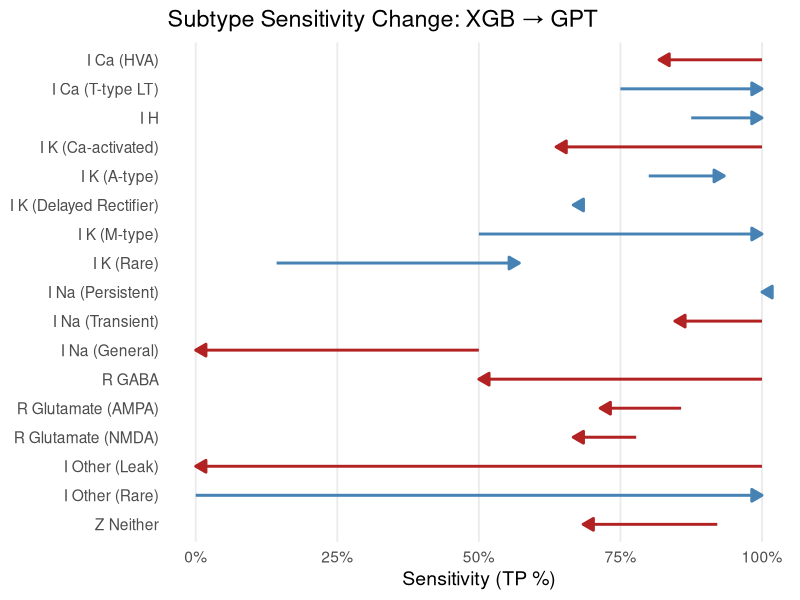
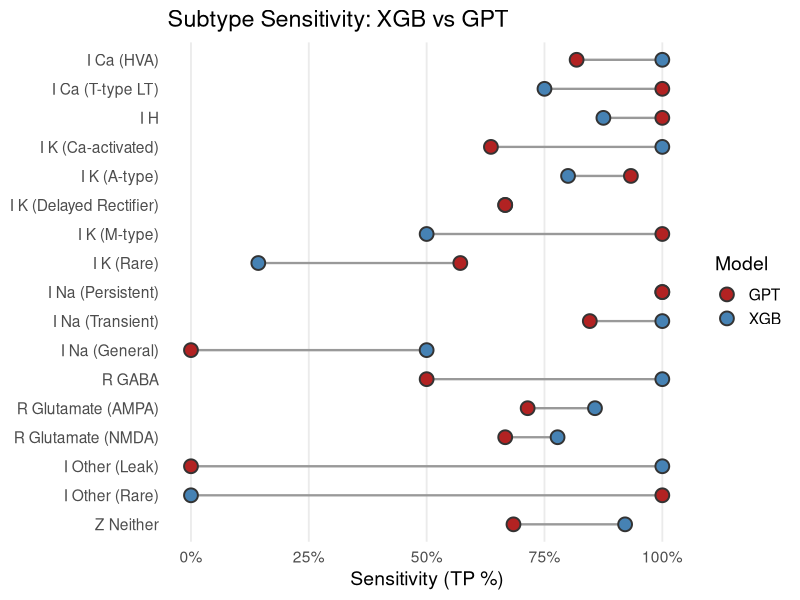
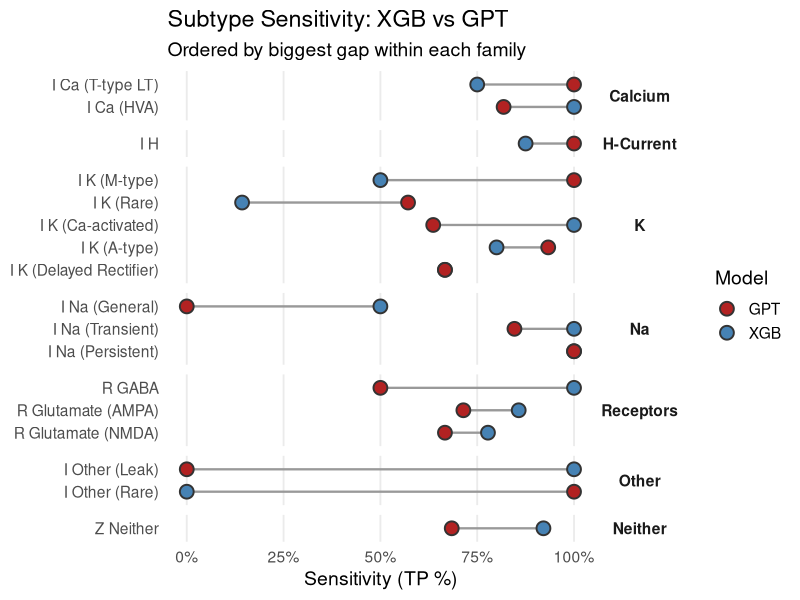
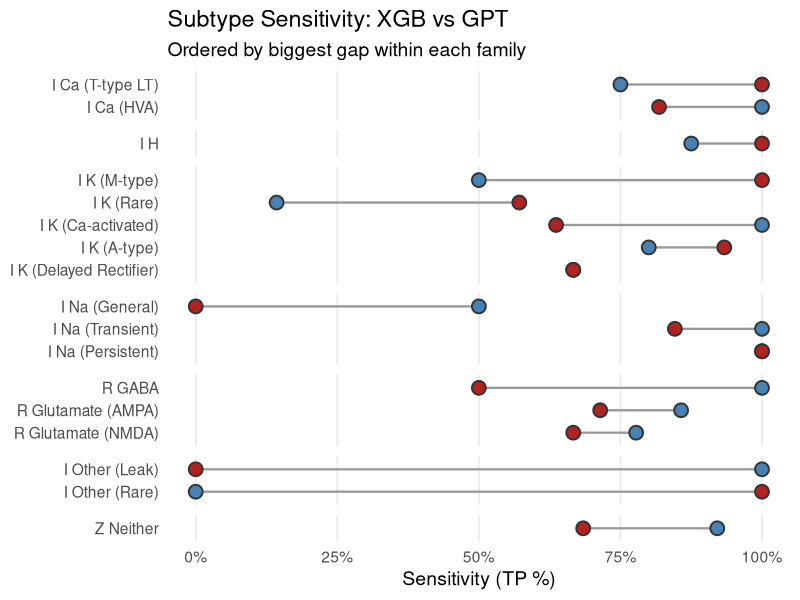
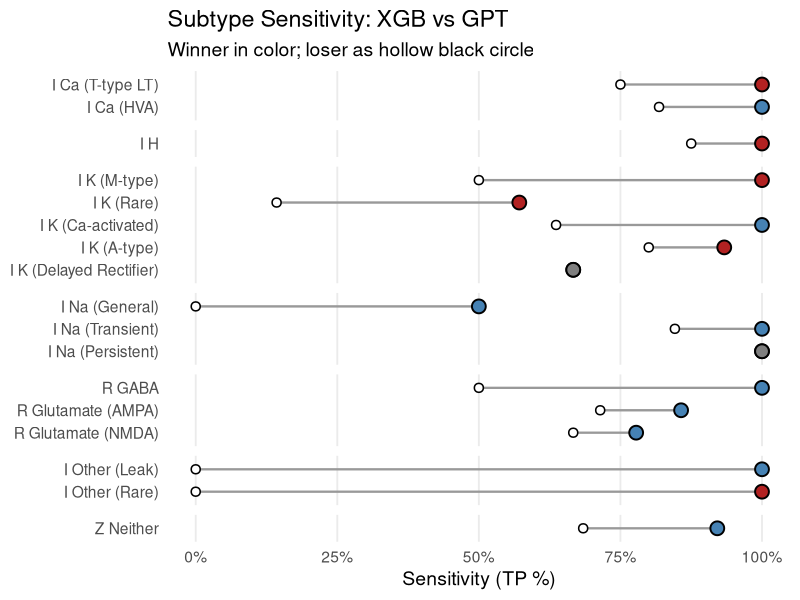
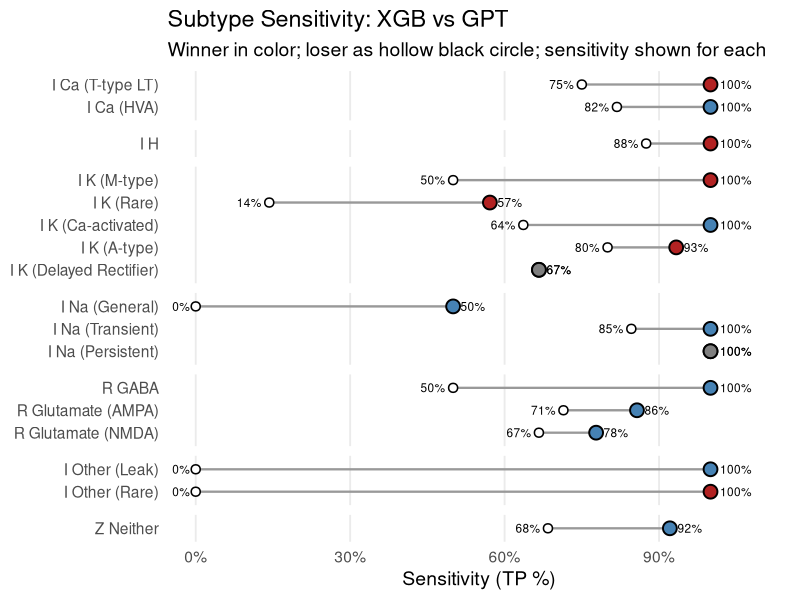
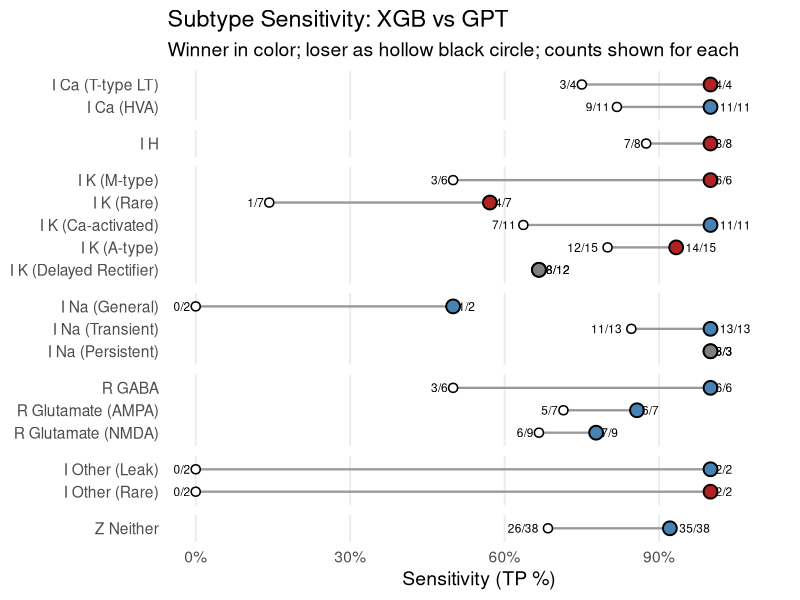

Here is the R script that generated these plots, in order:


# ARROWS ------------------------------------------------------------------


library(tidyverse)

# --- Read and prep data ---
df <- read_csv("predictions_combined.csv", show_col_types = FALSE)

# Family inference
infer_family <- function(s) {
  s <- trimws(s)
  if (grepl("^I\\s*Other", s, ignore.case = TRUE)) {
    "Other"
  } else if (grepl("(^R\\b|Receptor)", s, ignore.case = TRUE)) {
    "Receptors"
  } else if (grepl("I\\s*H\\b|Ih\\b|HCN|H-?current", s, ignore.case = TRUE)) {
    "H-Current"
  } else if (grepl("\\bK\\b|Potassium", s, ignore.case = TRUE)) {
    "K"
  } else if (grepl("\\bNa\\b|Sodium", s, ignore.case = TRUE)) {
    "Na"
  } else if (grepl("\\bCa\\b|Calcium", s, ignore.case = TRUE)) {
    "Calcium"
  } else if (grepl("\\bNeither\\b", s, ignore.case = TRUE)) {
    "Neither"
  } else {
    "Other"
  }
}

# Compute sensitivity & sort
sens <- df %>%
  group_by(true_subtype) %>%
  summarise(
    sens_xgb = mean(xgb_subtype_match, na.rm = TRUE),
    sens_gpt = mean(gpt_subtype_match, na.rm = TRUE),
    .groups = "drop"
  ) %>%
  mutate(family = map_chr(true_subtype, infer_family))

family_order <- c("Calcium", "H-Current", "K", "Na", "Receptors", "Other", "Neither")

sens <- sens %>%
  mutate(family = factor(family, levels = family_order)) %>%
  arrange(family, desc(sens_xgb)) %>%
  mutate(true_subtype = factor(true_subtype, levels = rev(unique(true_subtype))),
         change_sens = sens_gpt - sens_xgb)

# Reshape to long format for arrows
sens_long <- sens %>%
  pivot_longer(cols = c(sens_xgb, sens_gpt),
               names_to = "model", values_to = "sensitivity") %>%
  mutate(model = recode(model,
                        sens_xgb = "XGB",
                        sens_gpt = "GPT"))

# Plot arrows (one per subtype)
ggplot(sens_long, aes(x = sensitivity, y = true_subtype, group = true_subtype)) +
  geom_path(
    aes(color = change_sens < 0),
    arrow = arrow(length = unit(0.3, "cm"), type = "closed"),
    linewidth = 1
  ) +
  scale_x_continuous(labels = scales::percent_format(accuracy = 1)) +
  scale_color_manual(values = c("TRUE" = "firebrick", "FALSE" = "steelblue")) +
  labs(
    title = "Subtype Sensitivity Change: XGB → GPT",
    x = "Sensitivity (TP %)",
    y = NULL
  ) +
  theme_minimal(base_size = 14) +
  theme(
    panel.grid.major.y = element_blank(),
    panel.grid.minor.x = element_blank(),
    legend.position = "none"
  )



# VERSION 2A ---------------------------------------------------------------


library(tidyverse)

# --- Read and prep data ---
df <- read_csv("predictions_combined.csv", show_col_types = FALSE)

# Family inference
infer_family <- function(s) {
  s <- trimws(s)
  if (grepl("^I\\s*Other", s, ignore.case = TRUE)) {
    "Other"
  } else if (grepl("(^R\\b|Receptor)", s, ignore.case = TRUE)) {
    "Receptors"
  } else if (grepl("I\\s*H\\b|Ih\\b|HCN|H-?current", s, ignore.case = TRUE)) {
    "H-Current"
  } else if (grepl("\\bK\\b|Potassium", s, ignore.case = TRUE)) {
    "K"
  } else if (grepl("\\bNa\\b|Sodium", s, ignore.case = TRUE)) {
    "Na"
  } else if (grepl("\\bCa\\b|Calcium", s, ignore.case = TRUE)) {
    "Calcium"
  } else if (grepl("\\bNeither\\b", s, ignore.case = TRUE)) {
    "Neither"
  } else {
    "Other"
  }
}

# Compute sensitivity & sort
sens <- df %>%
  group_by(true_subtype) %>%
  summarise(
    sens_xgb = mean(xgb_subtype_match, na.rm = TRUE),
    sens_gpt = mean(gpt_subtype_match, na.rm = TRUE),
    .groups = "drop"
  ) %>%
  mutate(family = map_chr(true_subtype, infer_family))

family_order <- c("Calcium", "H-Current", "K", "Na", "Receptors", "Other", "Neither")

sens <- sens %>%
  mutate(family = factor(family, levels = family_order)) %>%
  arrange(family, desc(sens_xgb)) %>%
  mutate(true_subtype = factor(true_subtype, levels = rev(unique(true_subtype))))

# Reshape for plotting
sens_long <- sens %>%
  pivot_longer(cols = c(sens_xgb, sens_gpt),
               names_to = "model", values_to = "sensitivity") %>%
  mutate(model = recode(model,
                        sens_xgb = "XGB",
                        sens_gpt = "GPT"))

# Plot sleek dots + line
ggplot(sens_long, aes(x = sensitivity, y = true_subtype, group = true_subtype)) +
  geom_line(color = "#999999", linewidth = 0.8) +
  geom_point(aes(fill = model), shape = 21, size = 4, color = "#333333", stroke = 1) +
  scale_x_continuous(labels = scales::percent_format(accuracy = 1)) +
  scale_fill_manual(values = c("XGB" = "steelblue", "GPT" = "firebrick")) +
  labs(
    title = "Subtype Sensitivity: XGB vs GPT",
    x = "Sensitivity (TP %)",
    y = NULL,
    fill = "Model"
  ) +
  theme_minimal(base_size = 14) +
  theme(
    panel.grid.major.y = element_blank(),
    panel.grid.minor.x = element_blank()
  )


# VERSION 2B - FACET ------------------------------------------------------

library(tidyverse)

# --- Read and prep data ---
df <- read_csv("predictions_combined.csv", show_col_types = FALSE)

# Family inference
infer_family <- function(s) {
  s <- trimws(s)
  if (grepl("^I\\s*Other", s, ignore.case = TRUE)) {
    "Other"
  } else if (grepl("(^R\\b|Receptor)", s, ignore.case = TRUE)) {
    "Receptors"
  } else if (grepl("I\\s*H\\b|Ih\\b|HCN|H-?current", s, ignore.case = TRUE)) {
    "H-Current"
  } else if (grepl("\\bK\\b|Potassium", s, ignore.case = TRUE)) {
    "K"
  } else if (grepl("\\bNa\\b|Sodium", s, ignore.case = TRUE)) {
    "Na"
  } else if (grepl("\\bCa\\b|Calcium", s, ignore.case = TRUE)) {
    "Calcium"
  } else if (grepl("\\bNeither\\b", s, ignore.case = TRUE)) {
    "Neither"
  } else {
    "Other"
  }
}

# Compute sensitivity & winner
sens <- df %>%
  group_by(true_subtype) %>%
  summarise(
    sens_xgb = mean(xgb_subtype_match, na.rm = TRUE),
    sens_gpt = mean(gpt_subtype_match, na.rm = TRUE),
    .groups = "drop"
  ) %>%
  mutate(
    family = map_chr(true_subtype, infer_family),
    diff = sens_gpt - sens_xgb
  )

# Order families and subtypes by biggest gap within family
family_order <- c("Calcium", "H-Current", "K", "Na", "Receptors", "Other", "Neither")

sens <- sens %>%
  mutate(family = factor(family, levels = family_order)) %>%
  group_by(family) %>%
  arrange(desc(abs(diff)), .by_group = TRUE) %>%
  mutate(true_subtype = factor(true_subtype, levels = rev(unique(true_subtype)))) %>%
  ungroup()

# Reshape for plotting
sens_long <- sens %>%
  pivot_longer(cols = c(sens_xgb, sens_gpt),
               names_to = "model", values_to = "sensitivity") %>%
  mutate(model = recode(model,
                        sens_xgb = "XGB",
                        sens_gpt = "GPT"))

# Plot sleek dots + line with facets
ggplot(sens_long, aes(x = sensitivity, y = true_subtype, group = true_subtype)) +
  geom_line(color = "#999999", linewidth = 0.8) +
  geom_point(aes(fill = model), shape = 21, size = 4, color = "#333333", stroke = 1) +
  scale_x_continuous(labels = scales::percent_format(accuracy = 1)) +
  scale_fill_manual(values = c("XGB" = "steelblue", "GPT" = "firebrick")) +
  facet_grid(family ~ ., scales = "free_y", space = "free_y") +
  labs(
    title = "Subtype Sensitivity: XGB vs GPT",
    subtitle = "Ordered by biggest gap within each family",
    x = "Sensitivity (TP %)",
    y = NULL,
    fill = "Model"
  ) +
  theme_minimal(base_size = 14) +
  theme(
    panel.grid.major.y = element_blank(),
    panel.grid.minor.x = element_blank(),
    strip.text.y = element_text(angle = 0, face = "bold")
  )



# VERSION 2C --------------------------------------------------------------


library(tidyverse)

# --- Read and prep data ---
df <- read_csv("predictions_combined.csv", show_col_types = FALSE)

# Family inference
infer_family <- function(s) {
  s <- trimws(s)
  if (grepl("^I\\s*Other", s, ignore.case = TRUE)) {
    "Other"
  } else if (grepl("(^R\\b|Receptor)", s, ignore.case = TRUE)) {
    "Receptors"
  } else if (grepl("I\\s*H\\b|Ih\\b|HCN|H-?current", s, ignore.case = TRUE)) {
    "H-Current"
  } else if (grepl("\\bK\\b|Potassium", s, ignore.case = TRUE)) {
    "K"
  } else if (grepl("\\bNa\\b|Sodium", s, ignore.case = TRUE)) {
    "Na"
  } else if (grepl("\\bCa\\b|Calcium", s, ignore.case = TRUE)) {
    "Calcium"
  } else if (grepl("\\bNeither\\b", s, ignore.case = TRUE)) {
    "Neither"
  } else {
    "Other"
  }
}

# Compute sensitivity & winner
sens <- df %>%
  group_by(true_subtype) %>%
  summarise(
    sens_xgb = mean(xgb_subtype_match, na.rm = TRUE),
    sens_gpt = mean(gpt_subtype_match, na.rm = TRUE),
    .groups = "drop"
  ) %>%
  mutate(
    family = map_chr(true_subtype, infer_family),
    diff = sens_gpt - sens_xgb
  )

# Order families and subtypes by biggest gap within family
family_order <- c("Calcium", "H-Current", "K", "Na", "Receptors", "Other", "Neither")

sens <- sens %>%
  mutate(family = factor(family, levels = family_order)) %>%
  group_by(family) %>%
  arrange(desc(abs(diff)), .by_group = TRUE) %>%
  mutate(true_subtype = factor(true_subtype, levels = rev(unique(true_subtype)))) %>%
  ungroup()

# Reshape for plotting
sens_long <- sens %>%
  pivot_longer(cols = c(sens_xgb, sens_gpt),
               names_to = "model", values_to = "sensitivity") %>%
  mutate(model = recode(model,
                        sens_xgb = "XGB",
                        sens_gpt = "GPT"))

# Plot sleek dots + line with facets
ggplot(sens_long, aes(x = sensitivity, y = true_subtype, group = true_subtype)) +
  geom_line(color = "#999999", linewidth = 0.8) +
  geom_point(aes(fill = model), shape = 21, size = 4, color = "#333333", stroke = 1) +
  scale_x_continuous(labels = scales::percent_format(accuracy = 1)) +
  scale_fill_manual(values = c("XGB" = "steelblue", "GPT" = "firebrick")) +
  facet_grid(family ~ ., scales = "free_y", space = "free_y") +
  labs(
    title = "Subtype Sensitivity: XGB vs GPT",
    subtitle = "Ordered by biggest gap within each family",
    x = "Sensitivity (TP %)",
    y = NULL,
    fill = "Model"
  ) +
   theme_minimal(base_size = 14) +
  theme(
    panel.grid.major.y = element_blank(),
    panel.grid.minor.x = element_blank(),
    strip.text.y = element_blank(),   # removes family names
    legend.position = "none"          # removes legend
  )



# VERSION 3 ---------------------------------------------------------------

library(tidyverse)

# --- Read and prep data ---
df <- read_csv("predictions_combined.csv", show_col_types = FALSE)

# Family inference
infer_family <- function(s) {
  s <- trimws(s)
  if (grepl("^I\\s*Other", s, ignore.case = TRUE)) {
    "Other"
  } else if (grepl("(^R\\b|Receptor)", s, ignore.case = TRUE)) {
    "Receptors"
  } else if (grepl("I\\s*H\\b|Ih\\b|HCN|H-?current", s, ignore.case = TRUE)) {
    "H-Current"
  } else if (grepl("\\bK\\b|Potassium", s, ignore.case = TRUE)) {
    "K"
  } else if (grepl("\\bNa\\b|Sodium", s, ignore.case = TRUE)) {
    "Na"
  } else if (grepl("\\bCa\\b|Calcium", s, ignore.case = TRUE)) {
    "Calcium"
  } else if (grepl("\\bNeither\\b", s, ignore.case = TRUE)) {
    "Neither"
  } else {
    "Other"
  }
}

# Compute sensitivity & winner
sens <- df %>%
  group_by(true_subtype) %>%
  summarise(
    sens_xgb = mean(xgb_subtype_match, na.rm = TRUE),
    sens_gpt = mean(gpt_subtype_match, na.rm = TRUE),
    .groups = "drop"
  ) %>%
  mutate(
    family = map_chr(true_subtype, infer_family),
    diff = sens_gpt - sens_xgb,
    winner = case_when(
      diff > 0 ~ "GPT",
      diff < 0 ~ "XGB",
      TRUE ~ "Tie"
    )
  )

# Family order and sorting by biggest gap
family_order <- c("Calcium", "H-Current", "K", "Na", "Receptors", "Other", "Neither")

sens <- sens %>%
  mutate(family = factor(family, levels = family_order)) %>%
  group_by(family) %>%
  arrange(desc(abs(diff)), .by_group = TRUE) %>%
  mutate(true_subtype = factor(true_subtype, levels = rev(unique(true_subtype)))) %>%
  ungroup()

# Reshape for plotting
sens_long <- sens %>%
  pivot_longer(cols = c(sens_xgb, sens_gpt),
               names_to = "model", values_to = "sensitivity") %>%
  mutate(model = recode(model,
                        sens_xgb = "XGB",
                        sens_gpt = "GPT"))

# Colors
winner_colors <- c("GPT" = "firebrick", "XGB" = "steelblue")

# Plot clean winner-loser version with connecting lines
ggplot(sens_long, aes(x = sensitivity, y = true_subtype, group = true_subtype)) +
  # Connecting lines
  geom_line(color = "#999999", linewidth = 0.8) +
  
  # Winner points (colored)
  geom_point(
    data = sens_long %>% filter(model == winner & winner != "Tie"),
    aes(fill = model),
    shape = 21, size = 4, color = "black", stroke = 1
  ) +
  scale_fill_manual(values = winner_colors, guide = "none") +
  
  # Loser points (small, hollow black)
  geom_point(
    data = sens_long %>% filter(model != winner & winner != "Tie"),
    shape = 21, size = 2.5, fill = "white", color = "black", stroke = 0.8
  ) +
  
  # Ties as single neutral point
  geom_point(
    data = sens_long %>% filter(winner == "Tie"),
    shape = 21, size = 4, fill = "grey50", color = "black", stroke = 1
  ) +
  
  scale_x_continuous(labels = scales::percent_format(accuracy = 1)) +
  facet_grid(family ~ ., scales = "free_y", space = "free_y") +
  labs(
    title = "Subtype Sensitivity: XGB vs GPT",
    subtitle = "Winner in color; loser as hollow black circle",
    x = "Sensitivity (TP %)",
    y = NULL
  ) +
  theme_minimal(base_size = 14) +
  theme(
    panel.grid.major.y = element_blank(),
    panel.grid.minor.x = element_blank(),
    strip.text.y = element_blank(),  # remove family names
    legend.position = "none"         # remove legend
  )



# VERSION 3B --------------------------------------------------------------
library(tidyverse)

# --- Read and prep data ---
df <- read_csv("predictions_combined.csv", show_col_types = FALSE)

# Family inference
infer_family <- function(s) {
  s <- trimws(s)
  if (grepl("^I\\s*Other", s, ignore.case = TRUE)) {
    "Other"
  } else if (grepl("(^R\\b|Receptor)", s, ignore.case = TRUE)) {
    "Receptors"
  } else if (grepl("I\\s*H\\b|Ih\\b|HCN|H-?current", s, ignore.case = TRUE)) {
    "H-Current"
  } else if (grepl("\\bK\\b|Potassium", s, ignore.case = TRUE)) {
    "K"
  } else if (grepl("\\bNa\\b|Sodium", s, ignore.case = TRUE)) {
    "Na"
  } else if (grepl("\\bCa\\b|Calcium", s, ignore.case = TRUE)) {
    "Calcium"
  } else if (grepl("\\bNeither\\b", s, ignore.case = TRUE)) {
    "Neither"
  } else {
    "Other"
  }
}

# Compute sensitivity & winner
sens <- df %>%
  group_by(true_subtype) %>%
  summarise(
    sens_xgb = mean(xgb_subtype_match, na.rm = TRUE),
    sens_gpt = mean(gpt_subtype_match, na.rm = TRUE),
    .groups = "drop"
  ) %>%
  mutate(
    family = map_chr(true_subtype, infer_family),
    diff = sens_gpt - sens_xgb,
    winner = case_when(
      diff > 0 ~ "GPT",
      diff < 0 ~ "XGB",
      TRUE ~ "Tie"
    )
  )

# Family order and sorting by biggest gap
family_order <- c("Calcium", "H-Current", "K", "Na", "Receptors", "Other", "Neither")

sens <- sens %>%
  mutate(family = factor(family, levels = family_order)) %>%
  group_by(family) %>%
  arrange(desc(abs(diff)), .by_group = TRUE) %>%
  mutate(true_subtype = factor(true_subtype, levels = rev(unique(true_subtype)))) %>%
  ungroup()

# Reshape for plotting
sens_long <- sens %>%
  pivot_longer(cols = c(sens_xgb, sens_gpt),
               names_to = "model", values_to = "sensitivity") %>%
  mutate(model = recode(model,
                        sens_xgb = "XGB",
                        sens_gpt = "GPT"))

# Colors
winner_colors <- c("GPT" = "firebrick", "XGB" = "steelblue")

# Plot
ggplot(sens_long, aes(x = sensitivity, y = true_subtype, group = true_subtype)) +
  # Connecting lines
  geom_line(color = "#999999", linewidth = 0.8) +
  
  # Winner points (colored)
  geom_point(
    data = sens_long %>% filter(model == winner & winner != "Tie"),
    aes(fill = model),
    shape = 21, size = 4, color = "black", stroke = 1
  ) +
  scale_fill_manual(values = winner_colors, guide = "none") +
  
  # Loser points (small, hollow black)
  geom_point(
    data = sens_long %>% filter(model != winner & winner != "Tie"),
    shape = 21, size = 2.5, fill = "white", color = "black", stroke = 0.8
  ) +
  
  # Ties as single neutral point
  geom_point(
    data = sens_long %>% filter(winner == "Tie"),
    shape = 21, size = 4, fill = "grey50", color = "black", stroke = 1
  ) +
  
  # Winner labels (to the right)
  geom_text(
    data = sens_long %>% filter(model == winner & winner != "Tie"),
    aes(label = scales::percent(sensitivity, accuracy = 1)),
    hjust = -0.3, size = 3, color = "black"
  ) +
  
  # Loser labels (to the left)
  geom_text(
    data = sens_long %>% filter(model != winner & winner != "Tie"),
    aes(label = scales::percent(sensitivity, accuracy = 1)),
    hjust = 1.3, size = 3, color = "black"
  ) +
  
  # Tie labels (to the right)
  geom_text(
    data = sens_long %>% filter(winner == "Tie"),
    aes(label = scales::percent(sensitivity, accuracy = 1)),
    hjust = -0.3, size = 3, color = "black"
  ) +
  
  scale_x_continuous(labels = scales::percent_format(accuracy = 1), limits = c(0, 1.1)) +
  facet_grid(family ~ ., scales = "free_y", space = "free_y") +
  labs(
    title = "Subtype Sensitivity: XGB vs GPT",
    subtitle = "Winner in color; loser as hollow black circle; sensitivity shown for each",
    x = "Sensitivity (TP %)",
    y = NULL
  ) +
  theme_minimal(base_size = 14) +
  theme(
    panel.grid.major.y = element_blank(),
    panel.grid.minor.x = element_blank(),
    strip.text.y = element_blank(),  # remove family names
    legend.position = "none"         # remove legend
  )



# VERSION 3c --------------------------------------------------------------

library(tidyverse)

# --- Read and prep data ---
df <- read_csv("predictions_combined.csv", show_col_types = FALSE)

# Family inference
infer_family <- function(s) {
  s <- trimws(s)
  if (grepl("^I\\s*Other", s, ignore.case = TRUE)) {
    "Other"
  } else if (grepl("(^R\\b|Receptor)", s, ignore.case = TRUE)) {
    "Receptors"
  } else if (grepl("I\\s*H\\b|Ih\\b|HCN|H-?current", s, ignore.case = TRUE)) {
    "H-Current"
  } else if (grepl("\\bK\\b|Potassium", s, ignore.case = TRUE)) {
    "K"
  } else if (grepl("\\bNa\\b|Sodium", s, ignore.case = TRUE)) {
    "Na"
  } else if (grepl("\\bCa\\b|Calcium", s, ignore.case = TRUE)) {
    "Calcium"
  } else if (grepl("\\bNeither\\b", s, ignore.case = TRUE)) {
    "Neither"
  } else {
    "Other"
  }
}

# Build long-format counts directly
sens_long <- bind_rows(
  df %>%
    group_by(true_subtype) %>%
    summarise(correct = sum(xgb_subtype_match, na.rm = TRUE),
              total = sum(!is.na(xgb_subtype_match)),
              .groups = "drop") %>%
    mutate(model = "XGB"),
  df %>%
    group_by(true_subtype) %>%
    summarise(correct = sum(gpt_subtype_match, na.rm = TRUE),
              total = sum(!is.na(gpt_subtype_match)),
              .groups = "drop") %>%
    mutate(model = "GPT")
) %>%
  mutate(
    sensitivity = correct / total,
    label = paste0(correct, "/", total),
    family = map_chr(true_subtype, infer_family)
  )

# Compute winner per subtype
winner_df <- sens_long %>%
  select(true_subtype, model, sensitivity) %>%
  pivot_wider(names_from = model, values_from = sensitivity) %>%
  mutate(
    diff = GPT - XGB,
    winner = case_when(
      diff > 0 ~ "GPT",
      diff < 0 ~ "XGB",
      TRUE ~ "Tie"
    )
  ) %>%
  select(true_subtype, winner, diff)

# Merge winner info back
sens_long <- sens_long %>%
  left_join(winner_df, by = "true_subtype")

# Order families and subtypes
family_order <- c("Calcium", "H-Current", "K", "Na", "Receptors", "Other", "Neither")

sens_long <- sens_long %>%
  mutate(family = factor(family, levels = family_order)) %>%
  group_by(family) %>%
  arrange(desc(abs(diff)), .by_group = TRUE) %>%
  mutate(true_subtype = factor(true_subtype, levels = rev(unique(true_subtype)))) %>%
  ungroup()

# Colors
winner_colors <- c("GPT" = "firebrick", "XGB" = "steelblue")

# Plot
ggplot(sens_long, aes(x = sensitivity, y = true_subtype, group = true_subtype)) +
  geom_line(color = "#999999", linewidth = 0.8) +
  
  geom_point(
    data = filter(sens_long, model == winner & winner != "Tie"),
    aes(fill = model),
    shape = 21, size = 4, color = "black", stroke = 1
  ) +
  scale_fill_manual(values = winner_colors, guide = "none") +
  
  geom_point(
    data = filter(sens_long, model != winner & winner != "Tie"),
    shape = 21, size = 2.5, fill = "white", color = "black", stroke = 0.8
  ) +
  
  geom_point(
    data = filter(sens_long, winner == "Tie"),
    shape = 21, size = 4, fill = "grey50", color = "black", stroke = 1
  ) +
  
  geom_text(
    data = filter(sens_long, model == winner & winner != "Tie"),
    aes(label = label),
    hjust = -0.3, size = 3, color = "black"
  ) +
  geom_text(
    data = filter(sens_long, model != winner & winner != "Tie"),
    aes(label = label),
    hjust = 1.3, size = 3, color = "black"
  ) +
  geom_text(
    data = filter(sens_long, winner == "Tie"),
    aes(label = label),
    hjust = -0.3, size = 3, color = "black"
  ) +
  
  scale_x_continuous(labels = scales::percent_format(accuracy = 1), limits = c(0, 1.1)) +
  facet_grid(family ~ ., scales = "free_y", space = "free_y") +
  labs(
    title = "Subtype Sensitivity: XGB vs GPT",
    subtitle = "Winner in color; loser as hollow black circle; counts shown for each",
    x = "Sensitivity (TP %)",
    y = NULL
  ) +
  theme_minimal(base_size = 14) +
  theme(
    panel.grid.major.y = element_blank(),
    panel.grid.minor.x = element_blank(),
    strip.text.y = element_blank(),
    legend.position = "none"
  )
